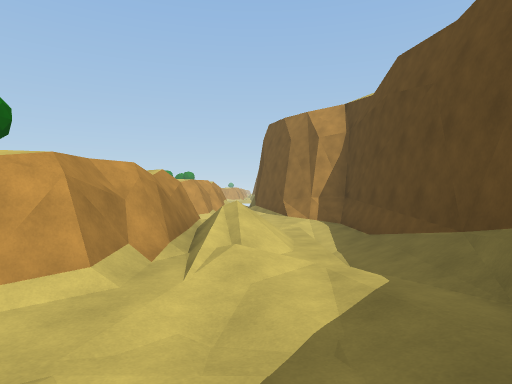
[1] (above)

20 first-person views from a walk through a 3-D level made in the Unity game engine. The camera is 1.5 m above the floor, looks level and sees 75° across. The floor is counted in squares, 2 m on a side. Each view is taken from the middle of a square. On the plan, view 1 faces up. The plan holds only what a view shows up to about 11 squares ahead; the rest is blank. The place goes on beyond the plan. Some surface patterns are stand-ins.

[2]
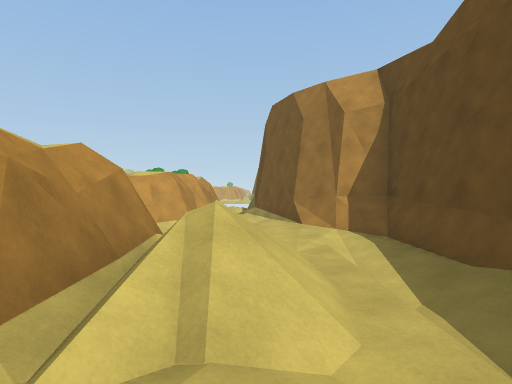

[3]
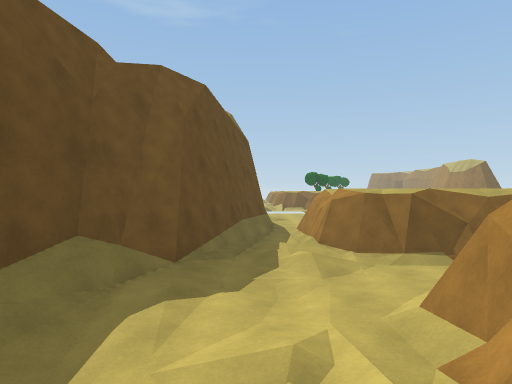

[4]
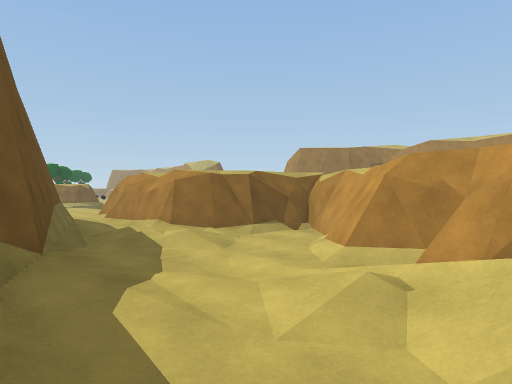

[5]
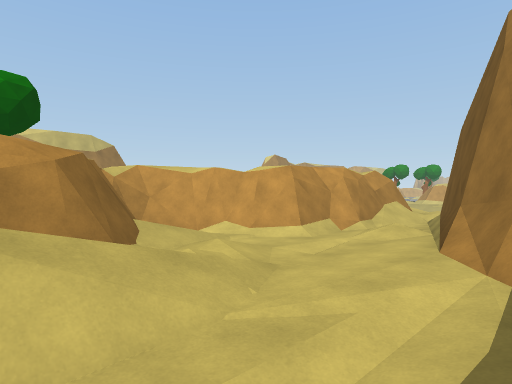

[6]
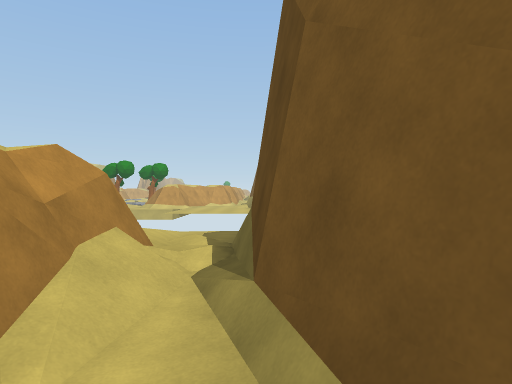

[7]
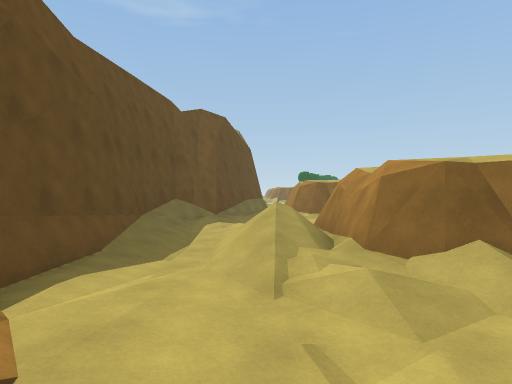

[8]
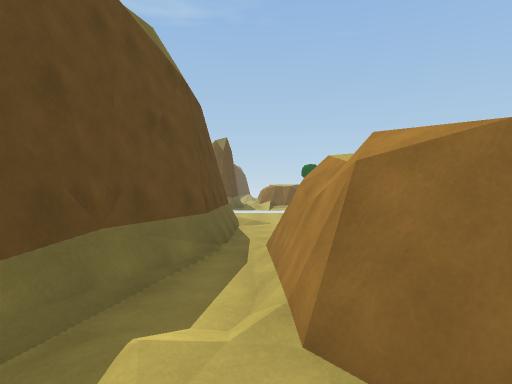

[9]
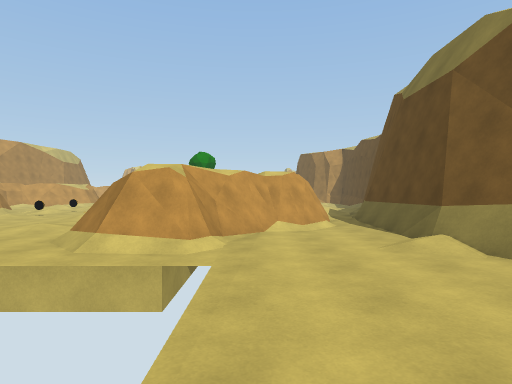

[10]
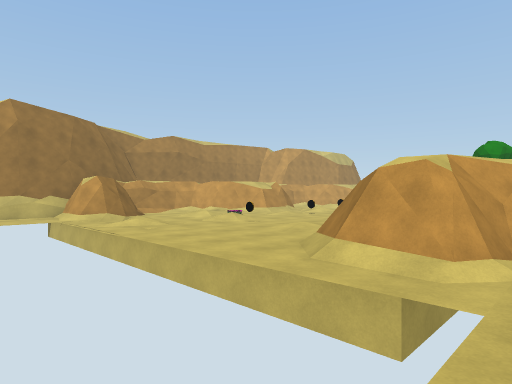

[11]
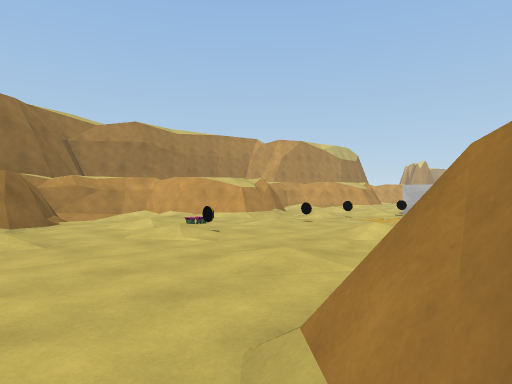

[12]
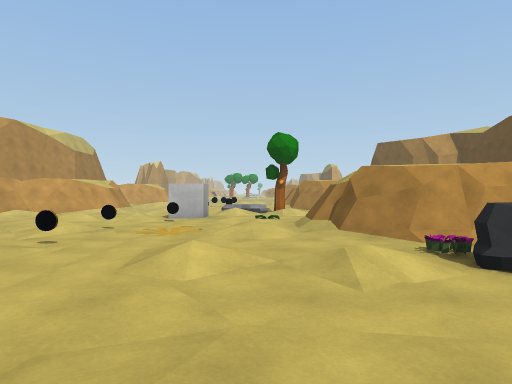

[13]
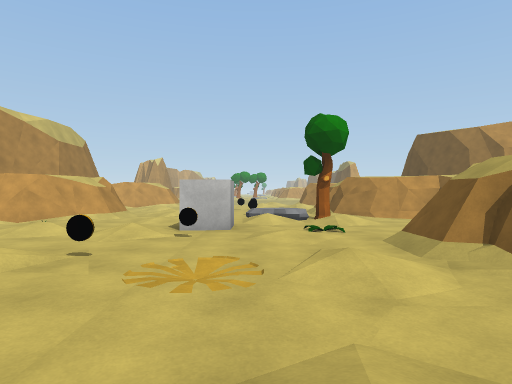

[14]
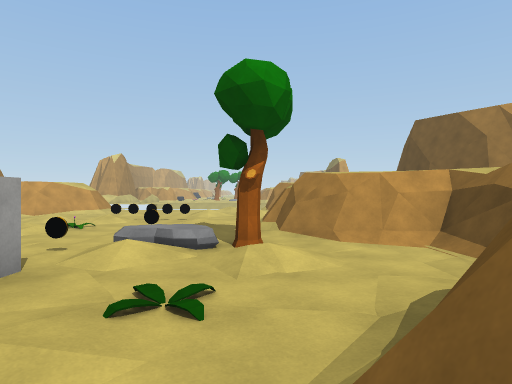

[15]
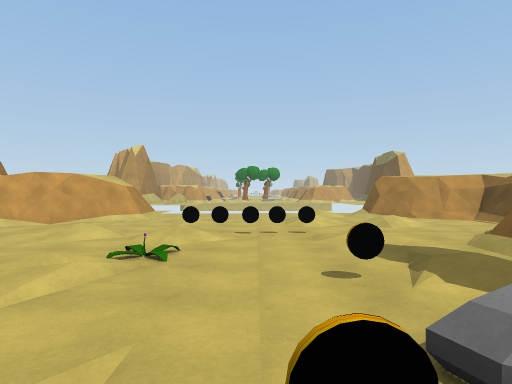

[16]
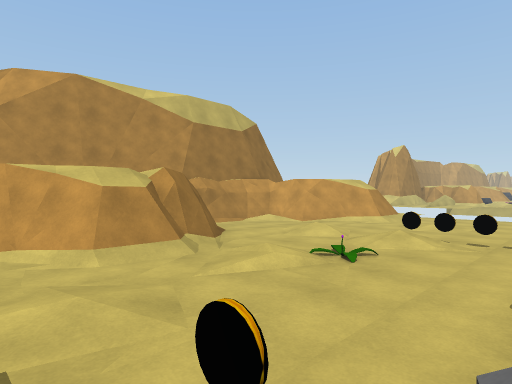

[17]
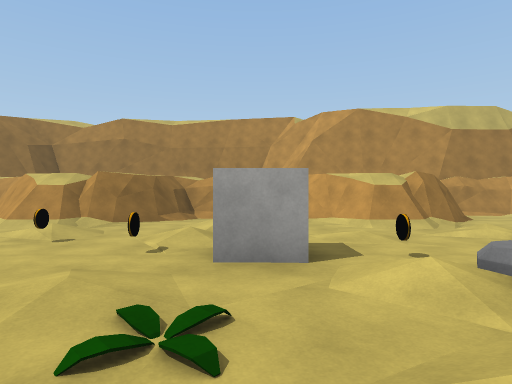

[18]
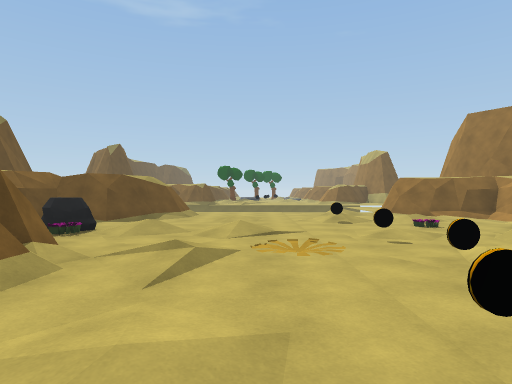

[19]
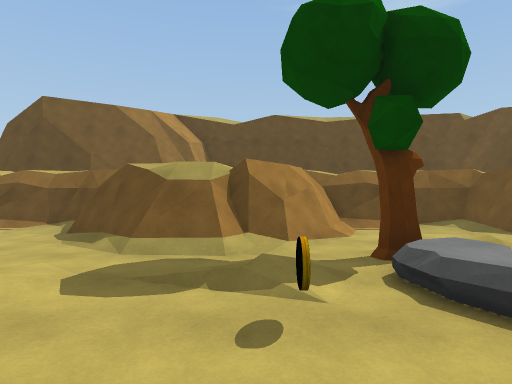

[20]
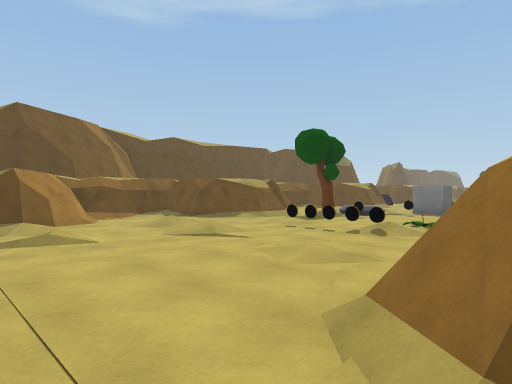

### Floor plan
Key: @ floor where view 1 was taken; # wall or solid block; . main floor; : floor 0.25 m higher than the main floor; + floor 0.5 m higher than the main floor; / step, stairs or slope; = window, fence, low wall or low ledge; T tree; C coin; P plant; R rock; O other object.
Columns run from 16 left of view 1 to 3 right of it. Each row starts with its distance up from view 1.
 17    :
 16    /.....::#
 15 #  #/....:.####+#
 14 #  #/......:###/#
 13  ###.::.+::..##/##
 12  #::.........##//#
 11  #::+.CCC...###::#
 10  #::..:.:::####.:###
  9  ###..P.../###/:.:##
  8    #:/..C+:###/:/::#
  7    #:...././###///:#
  6   ##.::C+RT..##=///#
  5  ##:....:.+..###///#
  4  #.:...O.P..:##:/./#
  3  #.:::+C::./###..:##
  2  ##:....:./###:..:#
  1   ##.:C..:/##::::/#
  0    #/:.P:+.####:@##
 -1    #/.O..../###/:#
 -2   ##.::./::.P##/##
 -3  ##:P.....:.R##/#
 -4  #.::.O.....###:#
 -5  #:::./.:::####:#
 -6  ##/....../###::#
 -7   ##.:..../##:::#
 -8   ##.:.......:::#
 -9              :::
-10              :::
-11              ::
-12              :

Positions as (right, up) in squares from view 1, and headings:
1: (0, 0), facing up
2: (0, 3), facing up
3: (0, 6), facing down
4: (2, 5), facing down-left
5: (2, 6), facing up-left
6: (0, 11), facing up
7: (0, 11), facing down
8: (-1, 1), facing down
9: (-3, -12), facing up
10: (-3, -11), facing up-left
11: (-5, -8), facing up-left
12: (-7, -6), facing up
13: (-8, -3), facing up
14: (-6, 1), facing up
15: (-9, 5), facing up
16: (-8, 5), facing up-left
17: (-5, 4), facing left
18: (-8, 4), facing down
19: (-10, 8), facing right
20: (-13, 17), facing down-right
